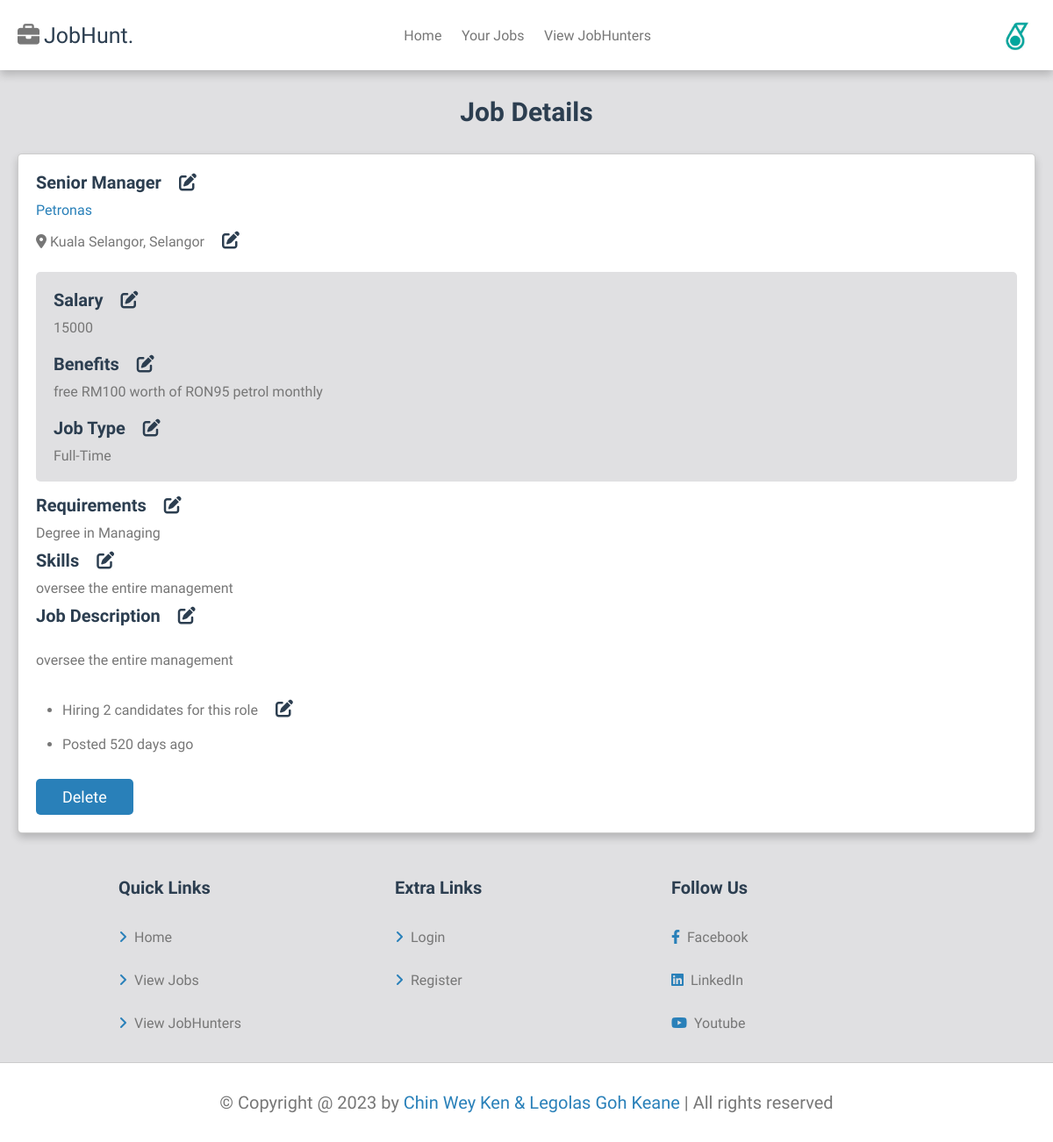
The app's page /company_job.php?jid=22 (signed in) with its own data.
### tables this page shows
CREATE TABLE `job` (
  `jid` int(11) NOT NULL,
  `uid` int(11) NOT NULL,
  `title` varchar(255) NOT NULL,
  `salary` int(11) NOT NULL,
  `type` varchar(255) NOT NULL,
  `workmode` varchar(255) NOT NULL,
  `location` varchar(1000) NOT NULL,
  `dateposted` date NOT NULL
);

CREATE TABLE `companyprofile` (
  `uid` int(11) NOT NULL,
  `aboutus` mediumtext NOT NULL,
  `establisheddate` date NOT NULL,
  `noofemployees` int(11) NOT NULL,
  `location` varchar(1000) NOT NULL
);

CREATE TABLE `user` (
  `uid` int(11) NOT NULL,
  `email` varchar(255) NOT NULL,
  `name` varchar(255) NOT NULL,
  `password` varchar(255) NOT NULL,
  `accounttype` int(11) NOT NULL,
  `profilepicture` varchar(1000) DEFAULT NULL,
  `token` varchar(500) NOT NULL
);

CREATE TABLE `jobdetails` (
  `jid` int(11) NOT NULL,
  `benefits` varchar(1000) NOT NULL,
  `description` varchar(1000) NOT NULL,
  `noofcandidates` int(11) NOT NULL,
  `requirements` varchar(1000) NOT NULL,
  `skills` varchar(1000) NOT NULL
);

### view_jobb.php (called while the page is built, shortened)
<?php
include 'conn.php';
$jid=$_GET["jid"];
$jobquery="SELECT * FROM job INNER JOIN user on user.uid=job.uid INNER JOIN jobdetails on job.jid=jobdetails.jid WHERE job.jid=$jid";
$jobresult=mysqli_query($conn,$jobquery);
$job=mysqli_fetch_assoc($jobresult);
$uid=$job['uid'];
$profilequery="SELECT * FROM companyprofile INNER JOIN user on user.uid=companyprofile.uid WHERE companyprofile.uid=$uid";
$profileresult=mysqli_query($conn,$profilequery);
$profile=mysqli_fetch_assoc($profileresult);
?>

### company_job.php (the view, shortened to what this page needs)
<?php include 'header.php';
include 'view_jobb.php';
?>
<!DOCTYPE HTML>
<html>
    <body>
        <section class="job-details">
            <h1 class="heading">Job Details</h1>
            <div class="details">
                <div class="job-info">
                    <h3><?=$job['title']?><span class=edit-span2><i class="fa-solid fa-pen-to-square" id="edit-button-pop" onclick="togglePopTitle()"><span></i></h3>
                    <a href="view_company.php?uid=<?=$job['uid']?>"><?=$profile['name']?></a>
                    <p><i class="fas fa-map-marker-alt"></i> <?=$job['location']?><span class=edit-span2><i class="fa-solid fa-pen-to-square" id="edit-button-pop" onclick="togglePopLocation()"><span></i></p>
                </div>
                <div class="basic-details">
                    <h3>Salary<span class=edit-span2><i class="fa-solid fa-pen-to-square" id="edit-button-pop" onclick="togglePopSalary()"><span></i></h3>
                    <p><?=$job['salary']?></p>
                    <h3>Benefits<span class=edit-span2><i class="fa-solid fa-pen-to-square" id="edit-button-pop" onclick="togglePopBenefits()"><span></i></h3>
                    <p><?=$job['benefits']?></p>
                    <h3>Job type<span class=edit-span2><i class="fa-solid fa-pen-to-square" id="edit-button-pop" onclick="togglePopType()"><span></i></h3>
                    <p><?=$job['type']?></p>
                </div>
                <h3>Requirements<span class=edit-span2><i class="fa-solid fa-pen-to-square" id="edit-button-pop" onclick="togglePopRequirements()"><span></i></h3>
                <p class="job-details"><?=$job['requirements']?></p>
                <h3>Skills<span class=edit-span2><i class="fa-solid fa-pen-to-square" id="edit-button-pop" onclick="togglePopSkills()"><span></i></h3>
                <p class="job-details"><?=$job['skills']?></p>
                <div class="description">
                    <h3>Job Description<span class=edit-span2><i class="fa-solid fa-pen-to-square" id="edit-button-pop" onclick="togglePopDescription()"><span></i></h3>
                    <p><?=$job['description']?></p>
                    <ul>
                        <li>Hiring <?=$job['noofcandidates']?> candidates for this role<span class=edit-span2><i class="fa-solid fa-pen-to-square" id="edit-button-pop" onclick="togglePopNumber()"><span></i></li>
                        <li>
                            <?php
                            $today=date("Y-m-d");
                            $date=date_create($job['dateposted']);
                            $date=date_format($date,"Y-m-d");
                            $diff=date_diff(date_create($date),date_create($today));
                            $diff=$diff->format("%a");
                            if($diff==0){
                                echo "Posted today";
                            }else if($diff==1){
                                echo "Posted yesterday";
                            }else{
                                echo "Posted ".$diff." days ago";
                            }
                            ?>
                        </li>
                    </ul>
                </div>
                <form action="" method="post" class="flex-btn">
                    <btn value="Delete" class="btn" onclick="togglePopDelete()">Delete</btn>
                </form>
            </div>
        </section>
    </body>
</html>
<?php include 'footer.php';?>

### css/style.css (style rules this page uses)
:root { --main-color:#2980b9; --red:red; --light-color:#777; --light-bg:#E0e0e2; --black:#2c3e50; --white:#fff; --box-shadow:0 .5rem 1rem rgba(0,0,0,.2); --border:.1rem solid rgba(0,0,0,.2); }
* { font-family: 'Comfortaa', cursive; margin: 0; padding:0; box-sizing: border-box; text-decoration: none; outline: none; border: none; }
html { font-size:62.5%; overflow-x:hidden; scroll-padding-top: 7rem; scroll-behavior: smooth; }
body { background-color: var(--light-bg); }
section { padding:2rem; margin:0 auto; max-width: 1200px; }
.btn { display:inline-block; margin-top: 1rem; padding: 1rem 3rem; cursor:pointer; font-size: 1.8rem; color:var(--white); background-color: var(--main-color); border-radius: .5rem; text-transform: capitalize; text-align: center; }
.heading { text-align:center; margin-bottom: 2rem; font-size: 3rem; color: var(--black); text-transform:capitalize; padding: 1rem 0; }
.flex-btn { display:flex; align-items: center; justify-content: space-between; column-gap: 1rem; flex-wrap: wrap; }
.job-details .details { background-color: var(--white); border-radius:.5rem; border:var(--border); box-shadow: var(--box-shadow); padding:2rem; }
.job-details .details h3 { margin-bottom:1rem; font-size:2rem; color:var(--black); text-transform: capitalize; overflow-x: hidden; text-overflow: ellipsis; }
.job-details .details .job-info a { display: block; font-size: 1.6rem; color:var(--main-color); margin:.5rem 0; }
.job-details .details .job-info p { padding:1rem 0; font-size: 1.6rem; color:var(--light-color); }
.job-details .details .basic-details { background-color: var(--light-bg); margin:1.5rem 0; border-radius: .5rem; padding:2rem; padding-bottom: 0; }
.job-details .details .basic-details p { color:var(--light-color); padding-bottom: 2rem; font-size:1.6rem; }
.job-details .details ul { margin: 1rem 0; }
.job-details .details ul li { padding: 1rem 0; font-size: 1.6rem; color: var(--light-color); margin-left:3rem; }
.job-details .details .description p { margin-top:1.5rem; }
.job-details .details .description p { font-size:1.6rem; color:var(--light-color); line-height: 1.8; padding:1rem 0; }
#edit-button-pop { font-size:2rem; cursor: pointer; margin-left:20px; text-decoration:none; color: var(--black); }
p.job-details { font-size:1.6rem; color:var(--light-color); margin-bottom:1rem; }

### records on screen
job: title "Senior Manager", location "Kuala Selangor, Selangor", salary "15000", jobdetails.benefits "free RM100 worth of RON95 petrol monthly", type "Full-Time", jobdetails.requirements "Degree in Managing", jobdetails.skills "oversee the entire management", jobdetails.description "oversee the entire management", jobdetails.noofcandidates "2", dateposted "520"
companyprofile: uid.name "Petronas"
